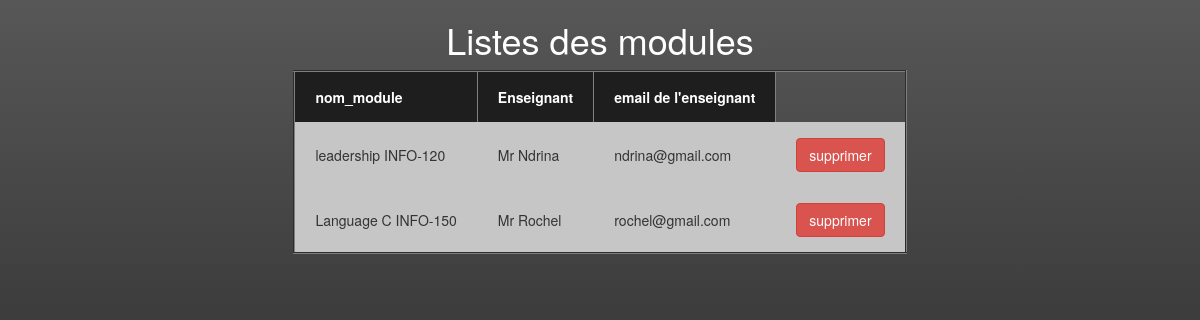
Page /liste_module.php on the committed database.
### tables this page shows
CREATE TABLE `module` (
  `id_module` int(11) NOT NULL,
  `nom_module` varchar(255) DEFAULT NULL,
  `id_prof` int(11) DEFAULT NULL
);

CREATE TABLE `professeur` (
  `id_prof` int(11) NOT NULL,
  `nom_prof` varchar(255) DEFAULT NULL,
  `prenom_prof` varchar(255) DEFAULT NULL,
  `tel` varchar(10) DEFAULT NULL,
  `email` varchar(255) DEFAULT NULL,
  `mot_de_passe` varchar(255) DEFAULT NULL,
  `image_url` varchar(255) DEFAULT NULL
);

### liste_module.php (the view, shortened to what this page needs)
<!DOCTYPE html>
<html lang="en">
<head>
    <link rel="stylesheet" href="CSS/bootstrap.min.css">
    <link rel="stylesheet" href="CSS/bootstrap.min.js">
    <link rel="stylesheet" href="CSS/edt_admin.css">
</head>
<body>
    <div class="container">
        <div class="mb-3">
        <center><h1 style='color:white'>Listes des modules</h1>
    <table border=2>
        <thead>
            <tr>
                <th>nom_module</th>
                <th>Enseignant</th>
                <th>email de l'enseignant</th>
            </tr>
        </thead>
        <tbody>
            <?php
                include("fonction.php");
                $recup_liste=$conn->prepare("SELECT id_module, nom_module, id_prof FROM module");
                $recup_liste->execute();
                while($data_module = $recup_liste->fetch()){
                    $id_module=$data_module['id_module'];
                    $nom_module=$data_module['nom_module'];
                    $id_prof=$data_module['id_prof'];
                    $recup_nom_prof=$conn->prepare("SELECT nom_prof FROM professeur WHERE id_prof='$id_prof'");
                    $recup_nom_prof->execute();
                    while($data_nom_f= $recup_nom_prof->fetch()){
                        $nom_prof= $data_nom_f['nom_prof'];
                        $recup_prenom_prof=$conn->prepare("SELECT prenom_prof FROM professeur WHERE id_prof='$id_prof'");
                        $recup_prenom_prof->execute();
                        while($data_prenom_prof= $recup_prenom_prof->fetch()){
                            $prenom_prof=$data_prenom_prof['prenom_prof'];
                            $recup_email_prof=$conn->prepare("SELECT email FROM professeur WHERE id_prof='$id_prof'");
                            $recup_email_prof->execute();
                            while($data_email=$recup_email_prof->fetch()){
                                $email=$data_email['email'];
            ?>
            <tr>
                <td><?php echo $nom_module,' INFO-',$id_module  ?></td>
                <td><?php echo $nom_prof,' ',$prenom_prof ?></td>
                <td><?php echo $email ?></td>
                <td><form action="delete_module.php?id=<?php echo $id_module; ?>" method="post">
                    <input type="submit" name="supprimer" value="supprimer" class="btn btn-danger">
                </form></td>
            </tr>
            <?php } } } }?>
        </tbody>
    </table>
    </center>
        </div>
    </div>
</body>
</html>

### CSS/edt_admin.css (style rules this page uses)
body, html { width: 100%; height: 100%; background-image: linear-gradient(180deg, #575758, #141414); }
thead tr { background-color: rgb(30, 30, 31); color: #fff; text-align: left; }
th, td { padding: 15px 20px; }
tbody tr, td { border: 1px solid rgb(199, 198, 198); background-color: rgb(199, 198, 198); }

### rows in the picture
module: nom_module "leadership", id_module "120"
professeur: nom_prof "Mr", prenom_prof "Ndrina", email "ndrina@gmail.com"
module: nom_module "Language C", id_module "150"
professeur: nom_prof "Mr", prenom_prof "Rochel", email "rochel@gmail.com"
